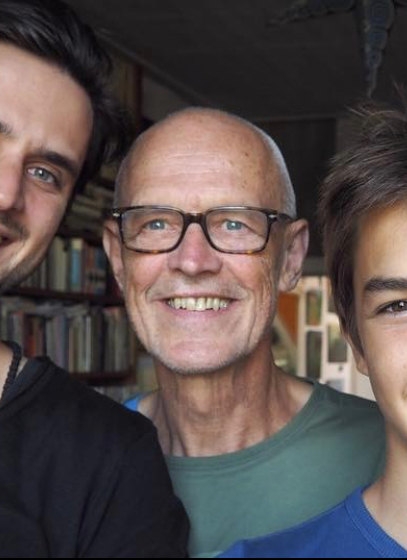
#> input picture originals/joost.jpeg, 407 x 560 px
$ python crop_portraits.py
#> lines starting #> are read from the running program, lines starting #| are printed output that depends on the picture
#!/usr/bin/env python3
"""
Crop the family photos to face-centred squares and export the site's WebPs.

    python3 tools/crop_portraits.py

The originals are full-resolution photos (up to 1.2 MB, 3024x4032). The page
shows them at 68 px, so shipping the originals would mean ~4 MB of payload for
a few hundred pixels of picture -- on a page whose whole job is to be fast on a
phone. These come out around 14 KB each.

To reframe someone, change their entry below and re-run:

    focus  face centre, as a fraction of (width, height)
    zoom   side of the crop square, as a fraction of the shorter edge
"""
import os
from PIL import Image

ROOT = os.path.dirname(os.path.dirname(os.path.abspath(__file__)))
SRC = os.path.join(ROOT, "originals")
OUT = os.path.join(ROOT, "public", "portraits")
SIZE = 400  # ~4x the largest display size, so it stays sharp on dense screens

PEOPLE = {
    # A group shot -- Joost is the middle of three, sitting right of centre.
    # Pulled in tight enough that the two sons either side fall out of frame;
    # at 68 px they would otherwise read as clutter, not company.
    "joost":   {"file": "joost.jpeg",  "focus": (0.548, 0.458), "zoom": 0.74},

    # Boris's own site portrait, already square and shot on stage. He sits
    # right of centre and high in the frame, so the crop follows him up.
    "boris":   {"file": "boris.jpeg",  "focus": (0.520, 0.320), "zoom": 0.63},

    # Held slightly left of centre so the crop clears the person at his
    # shoulder, and because he is looking right — the extra room is where his
    # eyeline goes.
    "thomas":  {"file": "thomas.jpeg", "focus": (0.536, 0.395), "zoom": 0.65},

    # A full-figure studio frame shot from above. At 68 px the whole pose would
    # read as a smudge, so the crop comes right down onto his face to keep the
    # row consistent with the other three.
    "olivier": {"file": "olivier.jpeg", "focus": (0.473, 0.335), "zoom": 0.50},
}


def crop_square(path, focus, zoom):
#> called with path = 'originals/joost.jpeg', focus = (0.548, 0.458), zoom = 0.74
    img = Image.open(path).convert("RGB")
#> img is the input picture: PIL image 407x560 RGB; mean R, G, B 87.7, 77.4, 75.9
    w, h = img.size
#> w = 407; h = 560
    side = int(min(w, h) * zoom)
#> side = 301

    # Centre on the face, then clamp so the square stays inside the frame.
    cx, cy = focus[0] * w, focus[1] * h
#> cx = 223; cy = 256.5
    left = max(0, min(w - side, int(cx - side / 2)))
#> left = 72
    top = max(0, min(h - side, int(cy - side / 2)))
#> top = 105

    return img.crop((left, top, left + side, top + side)).resize(
        (SIZE, SIZE), Image.LANCZOS
    )
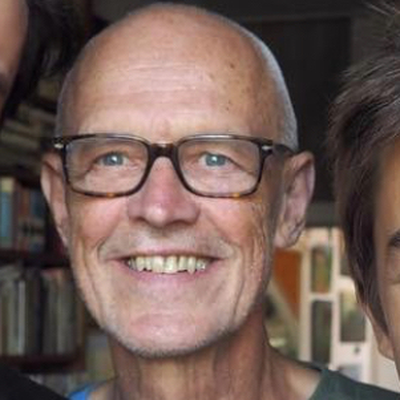
#> returned value: PIL image 400x400 RGB; mean R, G, B 114.8, 93.3, 86.1


def main():
    os.makedirs(OUT, exist_ok=True)
    for name, cfg in PEOPLE.items():
        src = os.path.join(SRC, cfg["file"])
        dst = os.path.join(OUT, f"{name}.webp")
        crop_square(src, cfg["focus"], cfg["zoom"]).save(
            dst, "WEBP", quality=86, method=6
        )
        print(
            f"{name:9s} {os.path.getsize(src) / 1024:7.0f} KB"
            f" -> {os.path.getsize(dst) / 1024:5.1f} KB"
        )
#> pass 2 of the loop in main, `for name, cfg in PEOPLE.items():`:
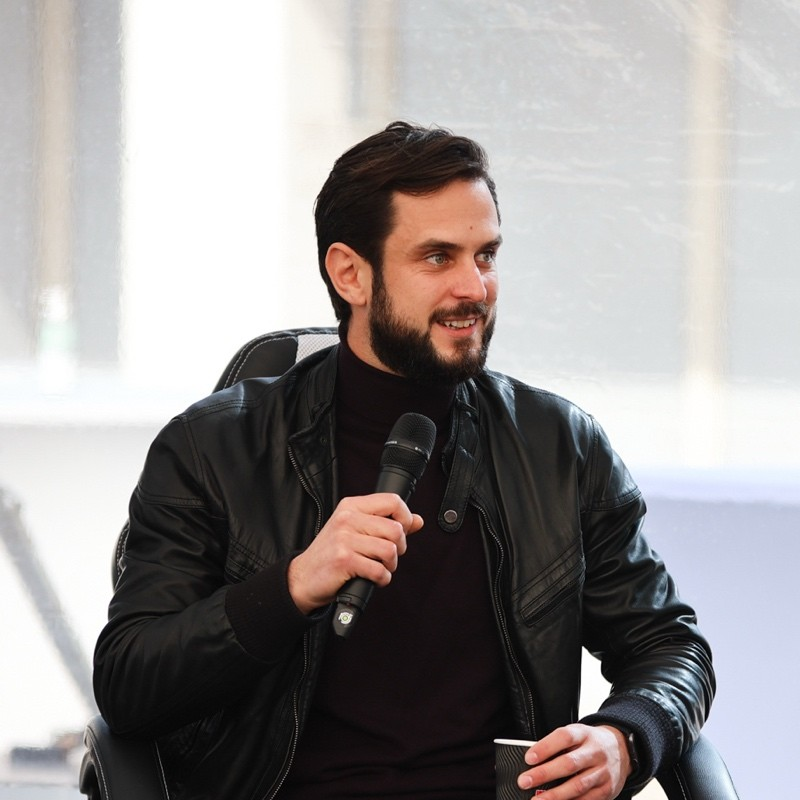
#> input picture originals/boris.jpeg, 800 x 800 px
#> in crop_square, img is the input picture: PIL image 800x800 RGB; mean R, G, B 152.5, 148.6, 148.2
#> in crop_square (call 2), `return img.crop((left, top, left + side, top + side)).resize( (SIZE, S..`:
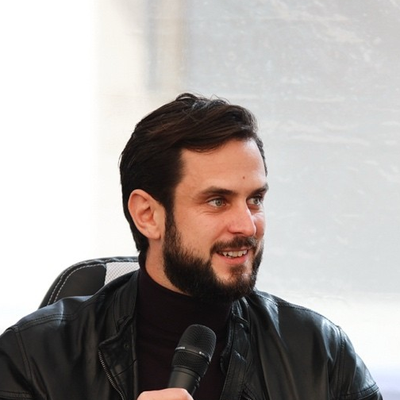
#> returned value: PIL image 400x400 RGB; mean R, G, B 168.1, 162.1, 159.5
#> pass 3 of the loop in main, `for name, cfg in PEOPLE.items():`:
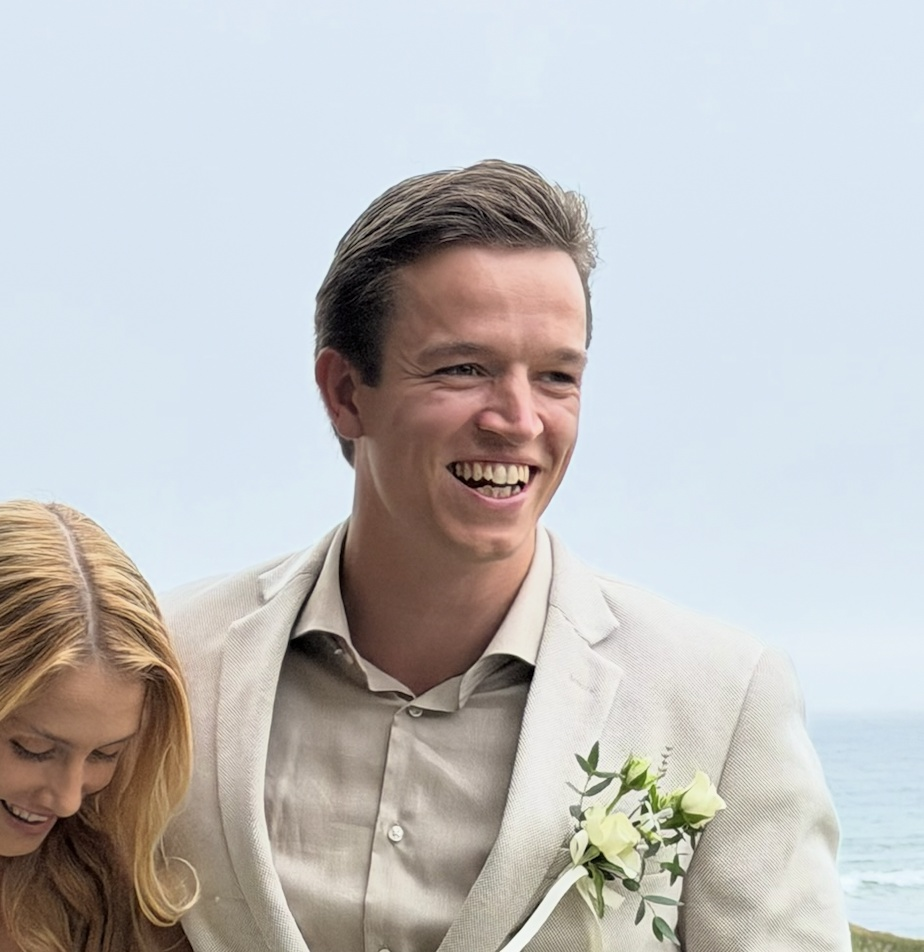
#> input picture originals/thomas.jpeg, 924 x 952 px
#> in crop_square, img is the input picture: PIL image 924x952 RGB; mean R, G, B 191.7, 190.6, 190.3
#> in crop_square (call 3), `return img.crop((left, top, left + side, top + side)).resize( (SIZE, S..`:
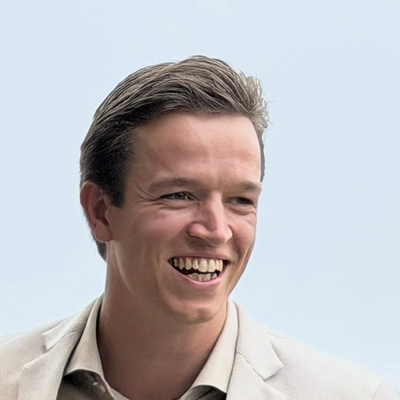
#> returned value: PIL image 400x400 RGB; mean R, G, B 189.1, 186.7, 189.6
#> the loop made 4 passes; the first 3 are shown


if __name__ == "__main__":
    main()
